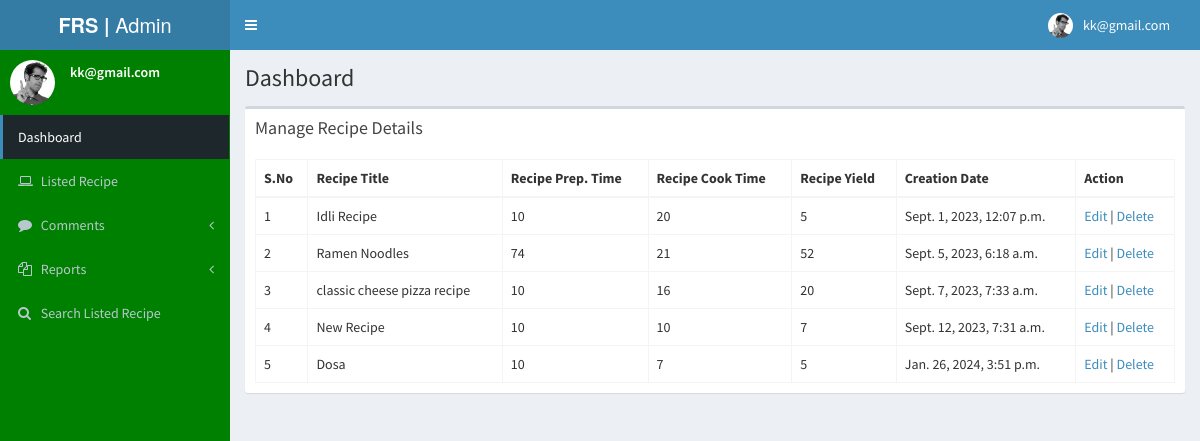
Screenshot of /admin_manage_recipe/ (signed in) with the database file from the repository.
### myapp/models.py (models this page shows, shortened)
class Recipe(models.Model):
    register = models.ForeignKey(Registration, on_delete=models.CASCADE, null=True, blank=True)
    title = models.CharField(max_length=200, null=True, blank=True)
    pertime = models.CharField(max_length=200, null=True, blank=True)
    cooktime = models.CharField(max_length=200, null=True, blank=True)
    yields = models.CharField(max_length=200, null=True, blank=True)
    ingredients = models.CharField(max_length=500, null=True, blank=True)
    description = models.CharField(max_length=500, null=True, blank=True)
    photo = models.FileField(max_length=200, null=True, blank=True)
    creationdate = models.DateTimeField(auto_now_add=True)

### myapp/views.py (the view)
# urls.py: path('admin_manage_recipe/', admin_manage_recipe, name="admin_manage_recipe"),
@login_required(login_url='/user_Login/')
def admin_manage_recipe(request):
    data = Recipe.objects.filter()
    d = {'data': data}
    return render(request, "admin_manage_recipe.html", d)

### myapp/templates/admin_manage_recipe.html (shortened to what this page needs)
{% extends 'admin_index.html' %}
{% load static %}
{% block body %}
<section class="content">
    <div class="row">
      <div class="col-md-12">
        <div class="box">
          <div class="box-header">
            <h2 class="box-title">Manage Recipe Details</h2>
          </div>
          <div class="box-body">
            <table class="table table-bordered">
              <thead>
                <tr>
                    <th>S.No</th>
                  <th>Recipe Title</th>
                  <th>Recipe Prep. Time</th>
                  <th>Recipe Cook Time</th>
                  <th>Recipe Yield</th>
                  <th>Creation Date</th>
                  <th>Action</th>
                </tr>
              </thead>
              <tbody>
                {% for i in data %}
                <tr>
                    <td>{{ forloop.counter }}</td>
                    <td>{{ i.title }}</td>
                    <td>{{ i.pertime }}</td>
                    <td>{{ i.cooktime }}</td>
                    <td>{{ i.yields }}</td>
                    <td>{{ i.creationdate }}</td>
                    <td>
                      <a href="{% url 'admin_edit_recipe' i.id %}">Edit</a> | <a href="{% url 'admin_delete_recipe' i.id %}"  onclick="return confirm('Are you sure?')">Delete</a>
                    </td>
                </tr>
                {% endfor %}
              </tbody>
            </table>
      </div>
          </div>
        </div>
      </div>
    </div>
{% endblock %}

### myapp/templates/admin_index.html (shortened to what this page needs)
<!DOCTYPE html>
{% load static %}
<html>
  <head>
    <link href="{% static 'bootstrap/css/bootstrap.min.css' %}" rel="stylesheet" type="text/css" />
    <link rel="stylesheet" href="https://cdnjs.cloudflare.com/ajax/libs/font-awesome/4.7.0/css/font-awesome.min.css">
    <link href="https://maxcdn.bootstrapcdn.com/font-awesome/4.3.0/css/font-awesome.min.css' %}" rel="stylesheet" type="text/css" />
    <link href="http://code.ionicframework.com/ionicons/2.0.0/css/ionicons.min.css' %}" rel="stylesheet" type="text/css" />
    <link href="{% static 'dist/css/AdminLTE.min.css' %}" rel="stylesheet" type="text/css" />
    <link href="{% static 'dist/css/skins/_all-skins.min.css' %}" rel="stylesheet" type="text/css" />
    <link href="{% static 'plugins/iCheck/flat/blue.css' %}" rel="stylesheet" type="text/css" />
    <link href="{% static 'plugins/morris/morris.css' %}" rel="stylesheet" type="text/css" />
    <link href="{% static 'plugins/jvectormap/jquery-jvectormap-1.2.2.css' %}" rel="stylesheet" type="text/css" />
    <link href="{% static 'plugins/datepicker/datepicker3.css' %}" rel="stylesheet" type="text/css" />
    <link href="{% static 'plugins/daterangepicker/daterangepicker-bs3.css' %}" rel="stylesheet" type="text/css" />
    <link href="{% static 'plugins/bootstrap-wysihtml5/bootstrap3-wysihtml5.min.css' %}" rel="stylesheet" type="text/css" />
  </head>
  <body class="skin-blue">
    <div class="wrapper">
      <header class="main-header">
        <a href="/admin_index/" class="logo"><b>FRS |</b> Admin</a>
        <nav class="navbar navbar-static-top" role="navigation">
          <a href="#" class="sidebar-toggle" data-toggle="offcanvas" role="button">
          </a>
          <div class="navbar-custom-menu">
            <ul class="nav navbar-nav">
              <li class="dropdown user user-menu">
                <a href="#" class="dropdown-toggle" data-toggle="dropdown">
                  <img src="{% static 'dist/img/user2-160x160.jpg' %}" class="user-image" alt="User Image"/>
                  <span class="hidden-xs">{{ request.user.username }}</span>
                </a>
              </li>
            </ul>
          </div>
        </nav>
      </header>
      <aside class="main-sidebar" style="background-color: green;">
        <section class="sidebar">
          <div class="user-panel">
            <div class="pull-left image">
              <img src="{% static 'dist/img/user2-160x160.jpg' %}" class="img-circle" alt="User Image" />
            </div>
            <div class="pull-left info">
              <p>{{ request.user.username }}</p>
            </div>
          </div>
          <ul class="sidebar-menu">
            <li class="active treeview">
              <a href="/admin_index/">
                <span>Dashboard</span>
              </a>
            </li>
            <li>
              <a href="/admin_manage_recipe/">
                <i class="fa fa-laptop"></i> <span>Listed Recipe</span>
              </a>
            </li>
           <li class="treeview">
              <a href="#">
                <i class="fa fa-comment"></i>
                <span>Comments</span>
                <i class="fa fa-angle-left pull-right"></i>
              </a>
            </li>
            <li class="treeview">
              <a href="">
                <i class="fa fa-copy" aria-hidden="true"></i>
                <span>Reports</span>
                <i class="fa fa-angle-left pull-right"></i>
              </a>
            </li>
            <li>
              <a href="/admin_search_recipe/">
                <i class="fa fa-search"></i> <span>Search Listed Recipe</span>
              </a>
            </li>
           </ul>
        </section>
      </aside>
      <div class="content-wrapper">
        <section class="content-header">
          <h1>
            Dashboard
          </h1>
        </section>
        {% block body %}
        {% endblock %}
      </div>
  </body>
</html>

### rows the page displays
Recipe: title "Idli Recipe", pertime "10", cooktime "20", yields "5", creationdate "Sept. 1, 2023, 12:07 p.m."
Recipe: title "Ramen Noodles", pertime "74", cooktime "21", yields "52", creationdate "Sept. 5, 2023, 6:18 a.m."
Recipe: title "classic cheese pizza recipe", pertime "10", cooktime "16", yields "20", creationdate "Sept. 7, 2023, 7:33 a.m."
Recipe: title "New Recipe", pertime "10", cooktime "10", yields "7", creationdate "Sept. 12, 2023, 7:31 a.m."
Recipe: title "Dosa", pertime "10", cooktime "7", yields "5", creationdate "Jan. 26, 2024, 3:51 p.m."

### other values shown
{{ request.user.username }} "kk@gmail.com"
